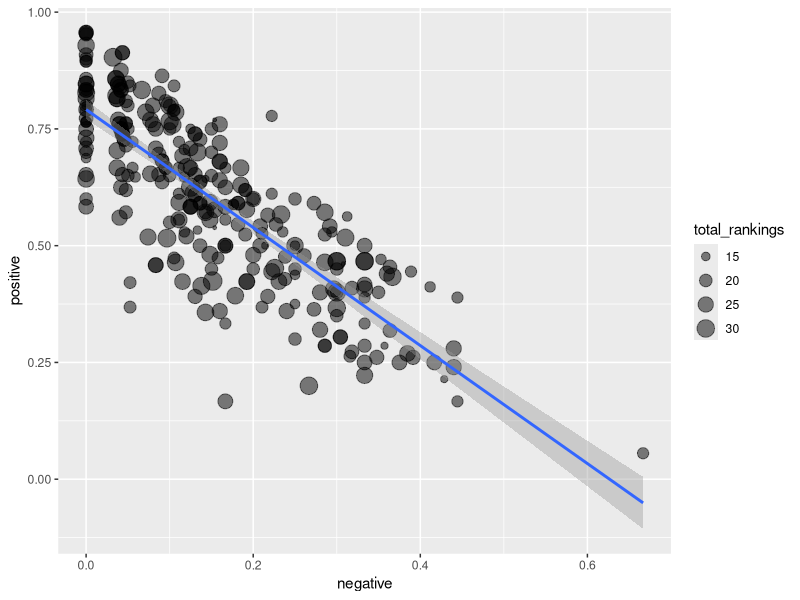

Here is the R script that generated this plot:
## ---- chunk 1
knitr::opts_chunk$set(echo = TRUE)
knitr::opts_knit$set(root.dir = "..") 
# persistently change working directory for all code chunks to the project working directory
## ---- chunk 2
library(tidyverse)
## ---- chunk 3
# import data
ranking <- read_csv("data_raw/ranking.csv")

#original data
ranking
## ---- chunk 4

# my answer

ranking_adj <- ranking %>% 
  count(rank, item) %>%
  pivot_wider(names_from = rank, values_from = n) %>% 
  mutate_at(vars(positive, negative, indifferent, wtf), replace_na, 0) %>% 
  mutate(percent_positive = positive/(positive + negative + indifferent + wtf)) %>% 
  mutate(percent_negative = negative/(positive + negative + indifferent + wtf)) %>% 
  mutate(total_rankings = positive + negative + indifferent + wtf)
 
ranking_adj
## ---- chunk 5
ggplot(data = ranking_adj) +
  geom_point(mapping = aes(x = percent_negative, 
                           y = percent_positive, 
                           size = total_rankings), 
             alpha = 0.5) +
  geom_smooth(mapping = aes(x = percent_negative, 
                           y = percent_positive), 
              method = "lm") +
  labs(x = "negative", y = "positive")
